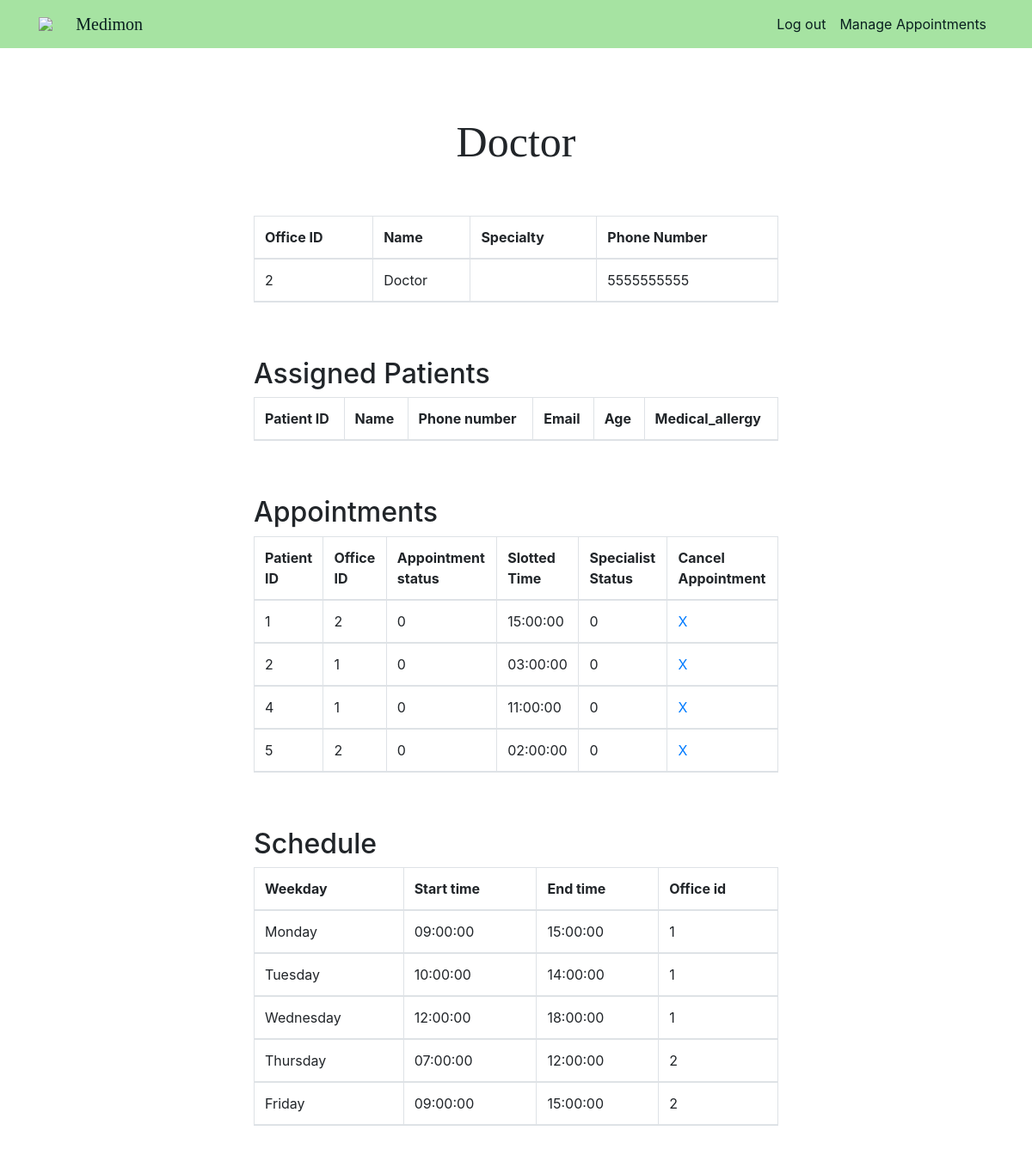
Screenshot of /doctorPages/doctorPage.php (signed in) with the database file from the repository.
### tables this page shows
CREATE TABLE DOCTOR (
	Doctor_id      INT AUTO_INCREMENT,
    Office_id      INT,
    Speciality     VARCHAR(30),
    Name           VARCHAR(20),
    Password       VARCHAR(255) NOT NULL,
    Phone_number   CHAR(10) UNIQUE,
    PRIMARY KEY (Doctor_id),
    FOREIGN KEY (Office_id) REFERENCES OFFICE(Office_id)
);

CREATE TABLE APPOINTMENT (
	Appointment_id        INT AUTO_INCREMENT,
    Patient_id            INT,
    Doctor_id             INT NOT NULL,
    Office_id             INT NOT NULL,
    Appointment_status_id INT NOT NULL DEFAULT 0,
    Appointment_status    VARCHAR(12) NOT NULL,
    Date                  DATE NOT NULL,
    Slotted_time          TIME NOT NULL,
    Specialist_status     BOOLEAN NOT NULL,  
     
    PRIMARY KEY (Appointment_id),
    FOREIGN KEY (Patient_id) REFERENCES PATIENT(Patient_id),
    FOREIGN KEY (Doctor_id) REFERENCES DOCTOR(Doctor_id),
    FOREIGN KEY (Office_id) REFERENCES OFFICE(Office_id)
);

CREATE TABLE WORK_INFO (
    Doctor_id  INT NOT NULL,
    Office_id  INT NOT NULL,
    Weekday    VARCHAR(10) CHECK(Weekday IN('Monday', 'Tuesday', 'Wednesday', 'Thursday', 'Friday', 'Saturday', 'Sunday')),
    Start_time TIME NOT NULL,
    End_time   TIME NOT NULL,
    PRIMARY    KEY (Doctor_id, Weekday),
    FOREIGN    KEY (Doctor_id) REFERENCES DOCTOR(Doctor_id)
);

### doctorPages/doctorPage.php (the view, shortened to what this page needs)
<?php
require_once "../php/config.php";
$id = $_SESSION["id"];
$sql = "SELECT Office_id, Name, Speciality, Phone_number FROM DOCTOR WHERE Doctor_id = '$id'";
$result = mysqli_query($db, $sql);
$tableResult = "";
if ($result->num_rows > 0) {
  $tableResult = "<tr>";
  while($row = $result-> fetch_assoc()) {
    $tableResult .= "<td>" . $row["Office_id"] . "</td><td>" . $row["Name"] . "</td><td>" . $row["Speciality"] .  "</td><td>" . $row["Phone_number"] . "</td>";
  }
  $tableResult .= "</tr>";
}
$sql = "SELECT Patient_id, Office_id, Appointment_id, Appointment_status_id, Slotted_time, Specialist_status FROM APPOINTMENT WHERE Doctor_id = '$id'";
$result = mysqli_query($db, $sql);
$APtableResult = "";
if ($result->num_rows > 0) {
  while($row = $result-> fetch_assoc()) {
    $APtableResult .= "<tr>". "<td>" . $row["Patient_id"] . "</td><td>"  . $row["Office_id"] . "</td><td>" . $row["Appointment_status_id"] . "</td><td>" . $row["Slotted_time"] . "</td><td>" . $row["Specialist_status"] . "</td><td>
    <a href='../doctorPages/doctorPage.php?delete_id=" . $row["Appointment_id"] . "'>X</a>
    </td>". "</tr>";
  }
}
$SPtableResult = "";
$weekdays = [
  "Monday",
  "Tuesday",
  "Wednesday",
  "Thursday",
  "Friday"
];
foreach ($weekdays as $weekday) {
  $sql = "SELECT * FROM WORK_INFO WHERE Doctor_id = '$id' AND Weekday = '$weekday'";
  $result = mysqli_query($db, $sql);
  $row = $result -> fetch_assoc();
  $SPtableResult .= "<tr>";
  $SPtableResult .= "<td>" . $weekday . "</td><td>"  . $row["Start_time"] . "</td><td>" . $row["End_time"] . "</td><td>" . $row["Office_id"] . "</td>";
  $SPtableResult .= "</tr>";
}
?>
<!doctype html>
<html lang="en">
<head>
  <link rel="stylesheet" href="../css/style.css">
  <link rel="stylesheet" href="https://stackpath.bootstrapcdn.com/bootstrap/4.3.1/css/bootstrap.min.css"
>
</head>
<?php include_once("../php/header.php"); ?>
<section id="Doctors">
  <div class="main-container">
    <div class="main-wrap">
      <div class="text-center" id="Doctor-header">Doctor</div>
      <div class="container-fluid">
        <div class="row justify-content-center my-5">
          <div class="col-10">
            <table class="table table-bordered">
              <thead class="thead">
                <tr>
                  <th>Office ID</th>
                  <th>Name</th>
                  <th>Specialty</th>
                  <th>Phone Number</th>
                </tr>
                <?php echo $tableResult;?>
              </thead>
            </table>
            <br><br>
            <h2>Assigned Patients</h2>
            <table class="table table-bordered">
              <thead class="thead">
                <tr>
                  <th>Patient ID</th>
                  <th>Name</th>
                  <th>Phone number</th>
                  <th>Email</th>
                  <th>Age</th>
                  <th>Medical_allergy</th>
                </tr>
              </thead>
            </table>
            <br><br>
            <h2>Appointments</h2>
            <table class="table table-bordered">
              <thead class="thead">
                <tr>
                  <th>Patient ID</th>
                  <th>Office ID</th>
                  <th>Appointment status</th>
                  <th>Slotted Time</th>
                  <th>Specialist Status</th>
                  <th>Cancel Appointment</th>
                </tr>
                <?php echo $APtableResult;?>
              </thead>
            </table>
            <br><br>
            <h2>Schedule</h2>
            <table class="table table-bordered">
              <thead class="thead">
                <tr>
                  <th>Weekday</th>
                  <th>Start time</th>
                  <th>End time</th>
                  <th>Office id</th>
                </tr>
                <?php echo $SPtableResult;?>
              </thead>
            </table>
          </div>
        </div>
      </div>
    </div>
  </div>
</section>
</body>
</html>

### css/style.css (style rules this page uses)
html { height: 100%; }
.main-container { width:100%; display:flex; flex-direction:column; align-items:center; margin-top: 21px; margin-top: 21px; height: 150%; }
.main-container .main-wrap { width:768px; margin-top: 30px; }
.main-container { background-color: #ffffff; height: 700px; }
#Doctor-header { margin-top: 10%; margin-bottom: 20px; font-family:Cambria, Cochin, Georgia, Times, 'Times New Roman', serif; font: bold; font-size: 50px; }
* { padding: 0px; margin: 0px; box-sizing: border-box; }
table { width: 600px; }

### rows the page displays
doctor: Office "2", Name "Doctor", Phone_number "5555555555"
appointment: Patient "1", Office "2", Appointment_status "0", Slotted_time "15:00:00", Specialist_status "0"
appointment: Patient "2", Office "1", Appointment_status "0", Slotted_time "03:00:00", Specialist_status "0"
appointment: Patient "4", Office "1", Appointment_status "0", Slotted_time "11:00:00", Specialist_status "0"
appointment: Patient "5", Office "2", Appointment_status "0", Slotted_time "02:00:00", Specialist_status "0"
work_info: weekday "Monday", Start_time "09:00:00", End_time "15:00:00", Office "1"
work_info: weekday "Tuesday", Start_time "10:00:00", End_time "14:00:00", Office "1"
work_info: weekday "Wednesday", Start_time "12:00:00", End_time "18:00:00", Office "1"
work_info: weekday "Thursday", Start_time "07:00:00", End_time "12:00:00", Office "2"
work_info: weekday "Friday", Start_time "09:00:00", End_time "15:00:00", Office "2"
